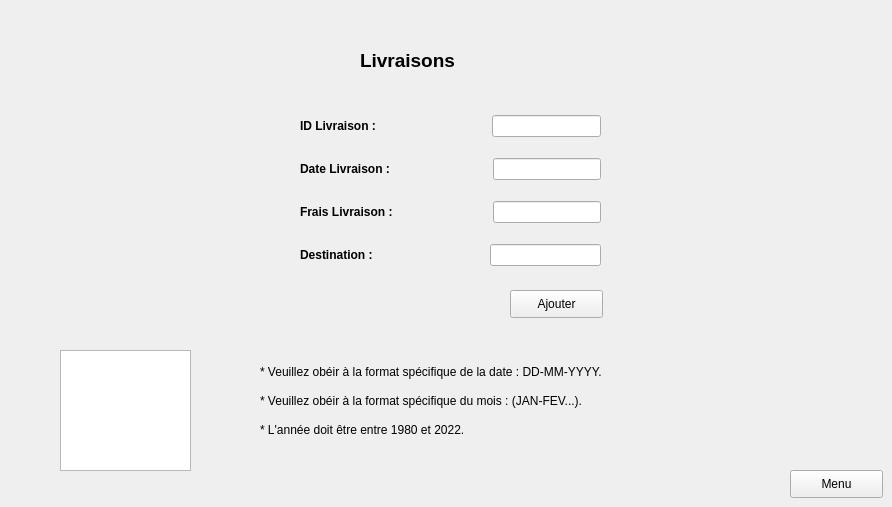
           <widget class="QWidget" name="Ajouter_16">
            <attribute name="title">
             <string>Ajouter une livraison</string>
            </attribute>
            <widget class="QTextBrowser" name="textBrowser_14">
             <property name="geometry">
              <rect>
               <x>60</x>
               <y>350</y>
               <width>131</width>
               <height>121</height>
              </rect>
             </property>
             <property name="styleSheet">
              <string notr="true">border-image: url(:/img/Projet qt/delivery.png);</string>
             </property>
            </widget>
            <widget class="QPushButton" name="homeButton_45">
             <property name="geometry">
              <rect>
               <x>790</x>
               <y>470</y>
               <width>93</width>
               <height>28</height>
              </rect>
             </property>
             <property name="text">
              <string>Menu</string>
             </property>
            </widget>
            <widget class="QPushButton" name="ajouter_5">
             <property name="geometry">
              <rect>
               <x>510</x>
               <y>290</y>
               <width>93</width>
               <height>28</height>
              </rect>
             </property>
             <property name="text">
              <string>Ajouter</string>
             </property>
            </widget>
            <widget class="QWidget" name="layoutWidget_79">
             <property name="geometry">
              <rect>
               <x>300</x>
               <y>100</y>
               <width>301</width>
               <height>181</height>
              </rect>
             </property>
             <layout class="QVBoxLayout" name="verticalLayout_103">
              <item>
               <layout class="QHBoxLayout" name="horizontalLayout_228">
                <item>
                 <widget class="QLabel" name="label_269">
                  <property name="font">
                   <font>
                    <weight>75</weight>
                    <bold>true</bold>
                   </font>
                  </property>
                  <property name="text">
                   <string>&lt;html&gt;&lt;head/&gt;&lt;body&gt;&lt;p&gt;&lt;span style=&quot; font-weight:600;&quot;&gt;ID Livraison :&lt;/span&gt;&lt;/p&gt;&lt;/body&gt;&lt;/html&gt;</string>
                  </property>
                 </widget>
                </item>
                <item>
                 <spacer name="horizontalSpacer_190">
                  <property name="orientation">
                   <enum>Qt::Horizontal</enum>
                  </property>
                  <property name="sizeHint" stdset="0">
                   <size>
                    <width>40</width>
                    <height>20</height>
                   </size>
                  </property>
                 </spacer>
                </item>
                <item>
                 <widget class="QLineEdit" name="le_id_16"/>
                </item>
               </layout>
              </item>
              <item>
               <layout class="QHBoxLayout" name="horizontalLayout_229">
                <item>
                 <widget class="QLabel" name="label_270">
                  <property name="font">
                   <font>
                    <weight>75</weight>
                    <bold>true</bold>
                   </font>
                  </property>
                  <property name="text">
                   <string>&lt;html&gt;&lt;head/&gt;&lt;body&gt;&lt;p&gt;&lt;span style=&quot; font-weight:600;&quot;&gt;Date Livraison :&lt;/span&gt;&lt;/p&gt;&lt;/body&gt;&lt;/html&gt;</string>
                  </property>
                 </widget>
                </item>
                <item>
                 <spacer name="horizontalSpacer_191">
                  <property name="orientation">
                   <enum>Qt::Horizontal</enum>
                  </property>
                  <property name="sizeHint" stdset="0">
                   <size>
                    <width>40</width>
                    <height>20</height>
                   </size>
                  </property>
                 </spacer>
                </item>
                <item>
                 <widget class="QLineEdit" name="la_date_10"/>
                </item>
               </layout>
              </item>
              <item>
               <layout class="QHBoxLayout" name="horizontalLayout_230">
                <item>
                 <widget class="QLabel" name="label_271">
                  <property name="font">
                   <font>
                    <weight>75</weight>
                    <bold>true</bold>
                   </font>
                  </property>
                  <property name="text">
                   <string>&lt;html&gt;&lt;head/&gt;&lt;body&gt;&lt;p&gt;&lt;span style=&quot; font-weight:600;&quot;&gt;Frais Livraison :&lt;/span&gt;&lt;/p&gt;&lt;/body&gt;&lt;/html&gt;</string>
                  </property>
                 </widget>
                </item>
                <item>
                 <spacer name="horizontalSpacer_192">
                  <property name="orientation">
                   <enum>Qt::Horizontal</enum>
                  </property>
                  <property name="sizeHint" stdset="0">
                   <size>
                    <width>40</width>
                    <height>20</height>
                   </size>
                  </property>
                 </spacer>
                </item>
                <item>
                 <widget class="QLineEdit" name="le_frais_10"/>
                </item>
               </layout>
              </item>
              <item>
               <layout class="QHBoxLayout" name="horizontalLayout_231">
                <item>
                 <widget class="QLabel" name="label_272">
                  <property name="font">
                   <font>
                    <weight>75</weight>
                    <bold>true</bold>
                   </font>
                  </property>
                  <property name="text">
                   <string>&lt;html&gt;&lt;head/&gt;&lt;body&gt;&lt;p&gt;&lt;span style=&quot; font-weight:600;&quot;&gt;Destination :&lt;/span&gt;&lt;/p&gt;&lt;/body&gt;&lt;/html&gt;</string>
                  </property>
                 </widget>
                </item>
                <item>
                 <spacer name="horizontalSpacer_193">
                  <property name="orientation">
                   <enum>Qt::Horizontal</enum>
                  </property>
                  <property name="sizeHint" stdset="0">
                   <size>
                    <width>40</width>
                    <height>20</height>
                   </size>
                  </property>
                 </spacer>
                </item>
                <item>
                 <widget class="QLineEdit" name="l_adress_10"/>
                </item>
               </layout>
              </item>
             </layout>
            </widget>
            <widget class="QWidget" name="layoutWidget_80">
             <property name="geometry">
              <rect>
               <x>260</x>
               <y>360</y>
               <width>391</width>
               <height>81</height>
              </rect>
             </property>
             <layout class="QVBoxLayout" name="verticalLayout_104">
              <item>
               <widget class="QLabel" name="label_273">
                <property name="text">
                 <string>* Veuillez obéir à la format spécifique de la date : DD-MM-YYYY.</string>
                </property>
               </widget>
              </item>
              <item>
               <widget class="QLabel" name="label_274">
                <property name="text">
                 <string>* Veuillez obéir à la format spécifique du mois : (JAN-FEV...).</string>
                </property>
               </widget>
              </item>
              <item>
               <widget class="QLabel" name="label_275">
                <property name="text">
                 <string>* L'année doit être entre 1980 et 2022.</string>
                </property>
               </widget>
              </item>
             </layout>
            </widget>
            <widget class="QLabel" name="label_276">
             <property name="geometry">
              <rect>
               <x>360</x>
               <y>40</y>
               <width>211</width>
               <height>41</height>
              </rect>
             </property>
             <property name="font">
              <font>
               <pointsize>14</pointsize>
               <weight>75</weight>
               <bold>true</bold>
              </font>
             </property>
             <property name="styleSheet">
              <string notr="true">color: black;</string>
             </property>
             <property name="text">
              <string>Livraisons</string>
             </property>
            </widget>
           </widget>
